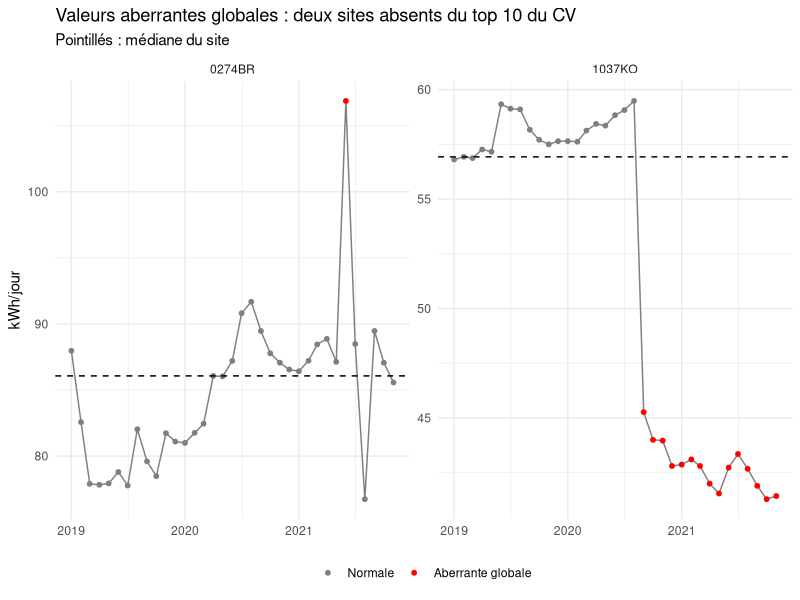

Write R code to recreate this figure.
## ---- chunk 1
knitr::opts_chunk$set(echo = FALSE, message = FALSE, warning = FALSE,
                      fig.align = "center", fig.width = 7, fig.height = 3.5)
## ---- chunk 2
library(dplyr)
library(tidyr)
library(ggplot2)
library(lubridate)
library(knitr)
library(cluster)

# French number formatting for tables: 2 500,3
fr <- function(x, d = 0) formatC(x, format = "f", digits = d, big.mark = " ", decimal.mark = ",")
## ---- chunk 3
df <- read.csv("TimeSeries.csv", header = TRUE, sep = ",")

df <- df %>%
  mutate(
    KWH_PERIOD  = as.numeric(gsub("\\s", "", KWH_PERIOD)),  # "2 500" -> 2500
    BEGIN       = dmy(BEGIN),                                # dd/mm/yyyy
    END         = dmy(END),
    DAYS        = as.numeric(END - BEGIN) + 1,               # length of billing period
    KWH_PER_DAY = KWH_PERIOD / DAYS,                         # normalizes Feb vs 31-day months
    MONTH       = floor_date(BEGIN, "month"),                # first day of the month
    GROUP       = substr(NAME, nchar(NAME) - 1, nchar(NAME)) # BB / BR / KO suffix
  ) %>%
  arrange(NAME, MONTH)
## ---- chunk 4
# ---- 3.1 Contrôles de cohérence du jeu de données ----

# Facture précédente du même site, pour vérifier la continuité
chk <- df %>%
  group_by(NAME) %>%
  mutate(GAP = as.numeric(BEGIN - lag(END)) - 1) %>%  # jours non couverts (0 = continu, < 0 = chevauchement)
  ungroup()

# Périodes ne couvrant pas un mois calendaire complet (utilisé dans le tableau suivant)
irregular <- df %>%
  filter(day(BEGIN) != 1 | END != ceiling_date(BEGIN, "month") - days(1))

struct <- data.frame(
  `Contrôle` = c("Valeurs manquantes",
                 "Date de fin antérieure à la date de début",
                 "Consommation nulle ou négative",
                 "Doublon (site, mois)",
                 "Mois manquant",
                 "Chevauchement avec la facture précédente",
                 "Jours non couverts entre deux factures",
                 "Période ne couvrant pas un mois calendaire complet"),
  `Factures concernées` = c(sum(!complete.cases(df[c("NAME", "BEGIN", "END", "KWH_PERIOD")])),
                            sum(df$END < df$BEGIN),
                            sum(df$KWH_PERIOD <= 0),
                            sum(duplicated(df[c("NAME", "MONTH")])),
                            sum(35 - table(df$NAME)),
                            sum(chk$GAP < 0, na.rm = TRUE),
                            sum(chk$GAP > 0, na.rm = TRUE),
                            nrow(irregular)),
  check.names = FALSE)

kable(struct, align = c("l", "r"), booktabs = TRUE,
      caption = "Contrôles de cohérence des factures")
## ---- chunk 5
df %>%
  filter(NAME == "0628BR", MONTH >= as.Date("2021-06-01")) %>%
  transmute(`Début` = format(BEGIN, "%d/%m/%Y"),
            Fin = format(END, "%d/%m/%Y"),
            Jours = DAYS,
            kWh = fr(KWH_PERIOD),
            `kWh/jour` = fr(KWH_PER_DAY, 1)) %>%
  kable(align = c("c", "c", "r", "r", "r"), booktabs = TRUE,
        caption = "Site 0628BR, juin–novembre 2021")
## ---- chunk 6
# Correction : date de début de 0628BR ramenée au 01/09/2021 (quantité inchangée)
# 0089KO (29/02/2020 non couvert) est conservé tel quel : écart négligeable
clean <- df %>%
  mutate(FIX_DATE    = NAME == "0628BR" & MONTH == as.Date("2021-09-01"),
         BEGIN       = if_else(FIX_DATE, as.Date("2021-09-01"), BEGIN),
         DAYS        = as.numeric(END - BEGIN) + 1,
         KWH_PER_DAY = KWH_PERIOD / DAYS)
## ---- chunk 7

# Score z modifié par site, en kWh/jour : M = 0,6745 * (x - médiane) / MAD
glob <- clean %>%
  group_by(NAME) %>%
  mutate(MED    = median(KWH_PER_DAY),
         M      = 0.6745 * (KWH_PER_DAY - MED) / mad(KWH_PER_DAY, constant = 1),
         GLOBAL = abs(M) > 3.5 & abs(KWH_PER_DAY / MED - 1) > 0.2) %>%  # 2e critère : écart d'au moins 20 %
  ungroup()

# Comparaison avec les 10 sites les plus variables repérés en 2.3
# Les 10 sites les plus variables repérés en 2.3 (coefficient de variation = écart-type / moyenne)
top10_cv <- df %>%
  group_by(NAME) %>%
  summarise(cv = sd(KWH_PERIOD) / mean(KWH_PERIOD)) %>%
  arrange(desc(cv)) %>%
  head(10) %>%
  pull(NAME)

glob %>%
  filter(GLOBAL) %>%
  count(NAME) %>%
  mutate(Groupe = if_else(NAME %in% top10_cv, "Parmi les 10 sites les plus variables (2.3)",
                                               "Autres sites")) %>%
  group_by(Groupe) %>%
  summarise(`Sites` = n(), `Factures signalées` = sum(n)) %>%
  arrange(desc(Groupe == "Autres sites")) %>%
  kable(align = c("l", "r", "r"), booktabs = TRUE,
        caption = "Factures aberrantes au sens global (|M| > 3,5 et écart > 20 % à la médiane du site)")
## ---- chunk 8
glob_ex <- c("0274BR", "1037KO")
ggplot(filter(glob, NAME %in% glob_ex), aes(MONTH, KWH_PER_DAY)) +
  geom_line(colour = "grey50") +
  geom_point(aes(colour = GLOBAL), size = 1.3) +
  geom_hline(aes(yintercept = MED), linetype = "dashed") +
  facet_wrap(~ NAME, scales = "free_y") +
  scale_colour_manual(values = c(`FALSE` = "grey50", `TRUE` = "red"),
                      labels = c("Normale", "Aberrante globale"), name = NULL) +
  labs(title = "Valeurs aberrantes globales : deux sites absents du top 10 du CV",
       subtitle = "Pointillés : médiane du site", x = NULL, y = "kWh/jour") +
  theme_minimal() + theme(legend.position = "bottom")
